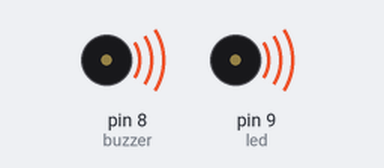
The sketch below on a simulated Arduino Uno, built with avr-gcc and run on an emulated ATmega328P. On the bench: buzzer (waves = sounding, pin HIGH). What the sketch prints to the serial monitor is not drawn.

Above: at 0.5 s.
Timing chart, 0 to 4.6 s (numbered marks = the images above):
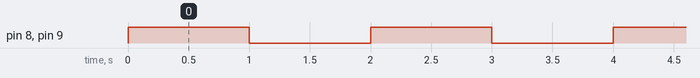

Measured:
- by itself, pin 8 (buzzer), pin 9 (led): alternates HIGH for 1.0 s and LOW for 1.0 s

The sketch:

sketch.ino
```cpp
int led = 9;
int buzzer = 8;

void setup() {
  pinMode(led, OUTPUT);
  pinMode(buzzer, OUTPUT);
  Serial.begin(9600);
}

void loop() {
  // Encender LED y buzzer
  digitalWrite(led, HIGH);
  digitalWrite(buzzer, HIGH);
  Serial.println("LED ENCENDIDO - BUZZER SONANDO");
  delay(1000);

  // Apagar LED y buzzer
  digitalWrite(led, LOW);
  digitalWrite(buzzer, LOW);
  Serial.println("LED APAGADO - BUZZER APAGADO");
  delay(1000);
}
```
